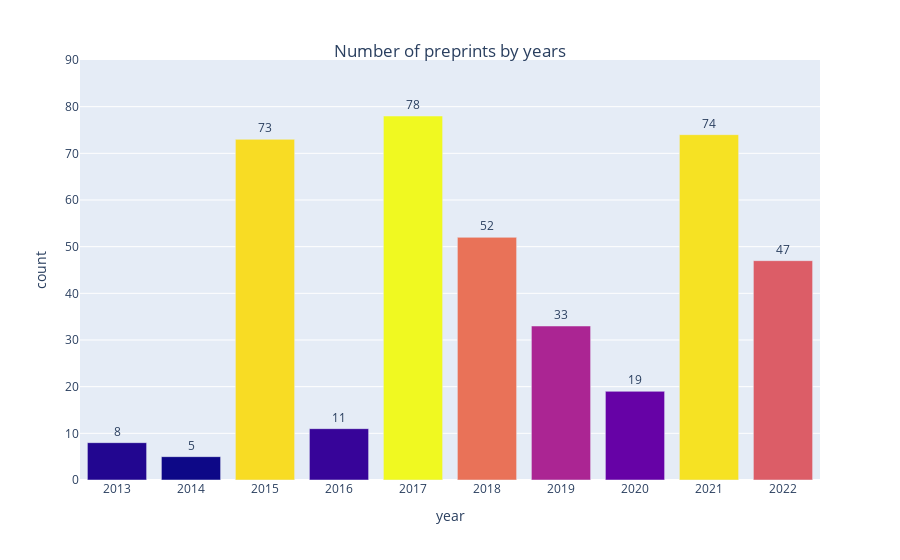

The code cell stored with this chart in its notebook:
### Code cell
df_pub_years = pd.DataFrame({
    'year': data['year'].dropna().unique(),
    'count': data['year'].value_counts().tolist()
})
df_pub_years = df_pub_years.sort_values(by='year', ascending=True)
tick_val = df_pub_years.year.to_list()

fig = px.bar(df_pub_years, x="year", y="count", color= "count", 
            hover_data=['year'], text ='count')
fig.update_layout(yaxis={'categoryorder':'total ascending'})
fig.update_layout(uniformtext_minsize=8, uniformtext_mode='hide')
fig.update_traces(textposition='outside')
fig.update_layout(title_text='Number of preprints by years', title_x=0.5, title_y=0.92,
    showlegend=False)
fig.update_yaxes(range=[0,90])
fig.update_layout(
    xaxis = dict(
        tickmode = 'array',
        tickvals = tick_val,
        ticktext = tick_val
    )
)
fig.update_coloraxes(showscale=False)

fig.show()

### Figure 1 — Plotly figure (JSON) as saved in the notebook; plotly's stock layout.template omitted (floating-point values rounded to 4 significant figures)
{"data": [{"alignmentgroup": "True", "hovertemplate": "year=%{x}<br>count=%{marker.color}<extra></extra>", "legendgroup": "", "marker": {"color": [8, 5, 73, 11, 78, 52, 33, 19, 74, 47], "coloraxis": "coloraxis", "pattern": {"shape": ""}}, "name": "", "offsetgroup": "", "orientation": "v", "showlegend": false, "text": [8, 5, 73, 11, 78, 52, 33, 19, 74, 47], "textposition": "outside", "type": "bar", "x": [2013, 2014, 2015, 2016, 2017, 2018, 2019, 2020, 2021, 2022], "xaxis": "x", "y": [8, 5, 73, 11, 78, 52, 33, 19, 74, 47], "yaxis": "y"}], "layout": {"barmode": "relative", "coloraxis": {"colorbar": {"title": {"text": "count"}}, "colorscale": [[0, "#0d0887"], [0.1111, "#46039f"], [0.2222, "#7201a8"], [0.3333, "#9c179e"], [0.4444, "#bd3786"], [0.5556, "#d8576b"], [0.6667, "#ed7953"], [0.7778, "#fb9f3a"], [0.8889, "#fdca26"], [1, "#f0f921"]], "showscale": false}, "legend": {"tracegroupgap": 0}, "margin": {"t": 60}, "showlegend": false, "title": {"text": "Number of preprints by years", "x": 0.5, "y": 0.92}, "uniformtext": {"minsize": 8, "mode": "hide"}, "xaxis": {"anchor": "y", "domain": [0, 1], "tickmode": "array", "ticktext": [2013, 2014, 2015, 2016, 2017, 2018, 2019, 2020, 2021, 2022], "tickvals": [2013, 2014, 2015, 2016, 2017, 2018, 2019, 2020, 2021, 2022], "title": {"text": "year"}}, "yaxis": {"anchor": "x", "categoryorder": "total ascending", "domain": [0, 1], "range": [0, 90], "title": {"text": "count"}}}}
